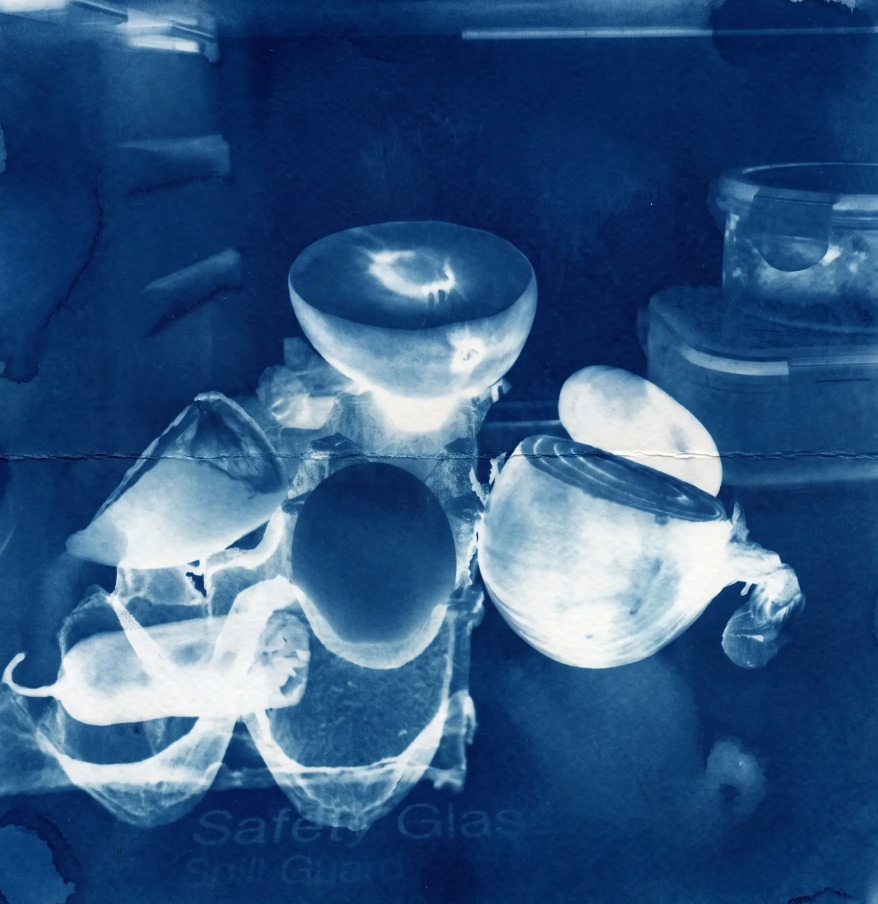
#> input picture fuentes2/Cool pics/fridge_cyanotype.png, 1755 x 1807 px (shown at 1/2 size)
$ python recolorear.py 'fuentes2/Cool pics/fridge_cyanotype.png'
#> lines starting #> are read from the running program, lines starting #| are printed output that depends on the picture
#> in main, im is the input picture: PIL image 1755x1807 RGBA; mean R, G, B, A 49.5, 86, 128.3, 255
### proun/ops/recolor.py
"""Recoloreado: mapea los tonos de una capa hacia el color del wallpaper.

Trabaja sobre lo que le llegue. Si antes pasó por `tones`, recibe grises ya
normalizados y el resultado es una paleta limpia; si no, recibe la imagen tal
cual y conserva su carácter original.

Modos:
    duotone   (por defecto) sombras y luces derivadas del color principal
    tint      multiplica los canales por el color, conserva la textura
    screen    aclara hacia el color, útil sobre fondos oscuros
    hue       impone el matiz, conserva saturación y luminosidad
    channels  ganancia y desplazamiento explícitos por canal r, g, b
    colormap  degradado de varios colores (`name`, ver COLORMAPS, o una
              lista propia en `stops`), no depende del color principal
    invert    negativo fotográfico (255 menos cada canal), no depende del
              color principal
    none      deja la capa tal cual

`strength` mezcla el resultado con una referencia, y `mix_with` dice cuál:
    tones   (por defecto) lo que le llegó a este módulo, o sea los grises
            normalizados. Bajar la fuerza da un duotono más pálido sin que
            reaparezca el color original.
    source  la imagen antes de `tones`. Bajar la fuerza deja asomar la foto.
            Solo funciona si quien llama pasa esa imagen en `source`.
"""

from __future__ import annotations

from PIL import Image, ImageChops, ImageEnhance, ImageOps

from .. import colors
from ..errors import SpecError

MODES = ("duotone", "tint", "screen", "hue", "channels", "colormap", "invert", "none")

MIX_SOURCES = ("tones", "source")

KEYS = {
    "mode", "strength", "mix_with", "color", "shadow", "highlight",
    "midpoint", "levels", "saturation", "channels", "name", "stops",
}

# Degradados con nombre para el modo "colormap". Puntos de control de la
# familia perceptualmente uniforme de matplotlib (la misma que trae ArcGIS
# Pro de fábrica para datos continuos), aproximados a mano: no son los 256
# valores oficiales, pero alcanzan para que se reconozcan a simple vista.
COLORMAPS = {
    "inferno": (
        (0, 0, 4), (31, 12, 72), (85, 15, 109), (136, 34, 106),
        (186, 54, 85), (227, 89, 51), (249, 140, 10), (249, 201, 50),
        (252, 255, 164),
    ),
    "viridis": (
        (68, 1, 84), (72, 40, 120), (62, 74, 137), (49, 104, 142),
        (38, 130, 142), (31, 158, 137), (53, 183, 121), (109, 205, 89),
        (180, 222, 44), (253, 231, 37),
    ),
    "plasma": (
        (13, 8, 135), (75, 3, 161), (125, 3, 168), (168, 34, 150),
        (203, 70, 121), (229, 107, 93), (248, 148, 65), (253, 195, 40),
        (240, 249, 33),
    ),
    "magma": (
        (0, 0, 4), (28, 16, 68), (79, 18, 123), (129, 37, 129),
        (181, 54, 122), (229, 80, 100), (251, 135, 97), (254, 194, 135),
        (252, 253, 191),
    ),
    "cividis": (
        (0, 32, 76), (0, 42, 102), (48, 63, 111), (89, 84, 116),
        (127, 106, 120), (165, 128, 116), (206, 152, 100), (255, 178, 60),
        (255, 234, 70),
    ),
    "turbo": (
        (48, 18, 59), (65, 69, 171), (52, 130, 222), (30, 184, 210),
        (65, 219, 150), (146, 235, 88), (220, 216, 59), (253, 165, 49),
        (227, 89, 38), (159, 34, 27), (122, 4, 3),
    ),
}


def apply(im: Image.Image, main, spec=None, source: Image.Image | None = None) -> Image.Image:
    """Devuelve la capa recoloreada hacia `main` según `spec`."""
#> called with main = '#000000'
    spec = dict(spec or {})
    unknown = set(spec) - KEYS
    if unknown:
        raise SpecError(f"claves desconocidas en recolor: {sorted(unknown)}")

    mode = str(spec.get("mode", "duotone")).lower()
    if mode not in MODES:
        raise SpecError(f"recolor.mode debe ser uno de {MODES}, llegó {mode!r}")
    strength = _unit(spec.get("strength", 1.0), "recolor.strength")
    if mode == "none" or strength == 0:
        return im

    main = colors.parse(spec.get("color", main))
    alpha = im.getchannel("A")
#> alpha: PIL image 1755x1807 L; every value is 255
    base = im.convert("RGB")

    if mode == "duotone":
        out = _duotone(ImageOps.grayscale(base), main, spec)
    elif mode == "colormap":
        out = _colormap(ImageOps.grayscale(base), spec)
    elif mode == "tint":
        out = ImageChops.multiply(base, Image.new("RGB", base.size, main))
    elif mode == "screen":
        out = ImageChops.screen(base, Image.new("RGB", base.size, main))
    elif mode == "hue":
        out = _hue(base, main, spec)
    elif mode == "invert":
        out = ImageOps.invert(base)
    else:
        out = _channels(base, spec)

    saturation = spec.get("saturation")
    if saturation is not None and mode != "hue":
        out = ImageEnhance.Color(out).enhance(_saturation(saturation))

    if strength < 1.0:
        out = Image.blend(_reference(base, spec, source), out, strength)

    out = out.convert("RGBA")
    out.putalpha(alpha)
    return out


# [30 lines left out: functions _reference, _duotone, not called in this run]


def _colormap(gray: Image.Image, spec) -> Image.Image:
    """Mapea el tono (0 negro, 255 blanco) a un degradado de varios colores,
    en vez de a los dos extremos de un duotono. `stops` gana si viene junto
    con `name`."""
    raw = spec.get("stops")
    if raw is not None:
        if not isinstance(raw, (list, tuple)) or len(raw) < 2:
            raise SpecError("recolor.stops necesita una lista de al menos dos colores")
        puntos = tuple(colors.parse(c) for c in raw)
    else:
        name = str(spec.get("name", "inferno")).lower()
        if name not in COLORMAPS:
            raise SpecError(f"recolor.name debe ser uno de {sorted(COLORMAPS)}, llegó {name!r}")
        puntos = COLORMAPS[name]
    lut_r, lut_g, lut_b = _gradient_luts(puntos)
    r, g, b = (gray.point(lut) for lut in (lut_r, lut_g, lut_b))
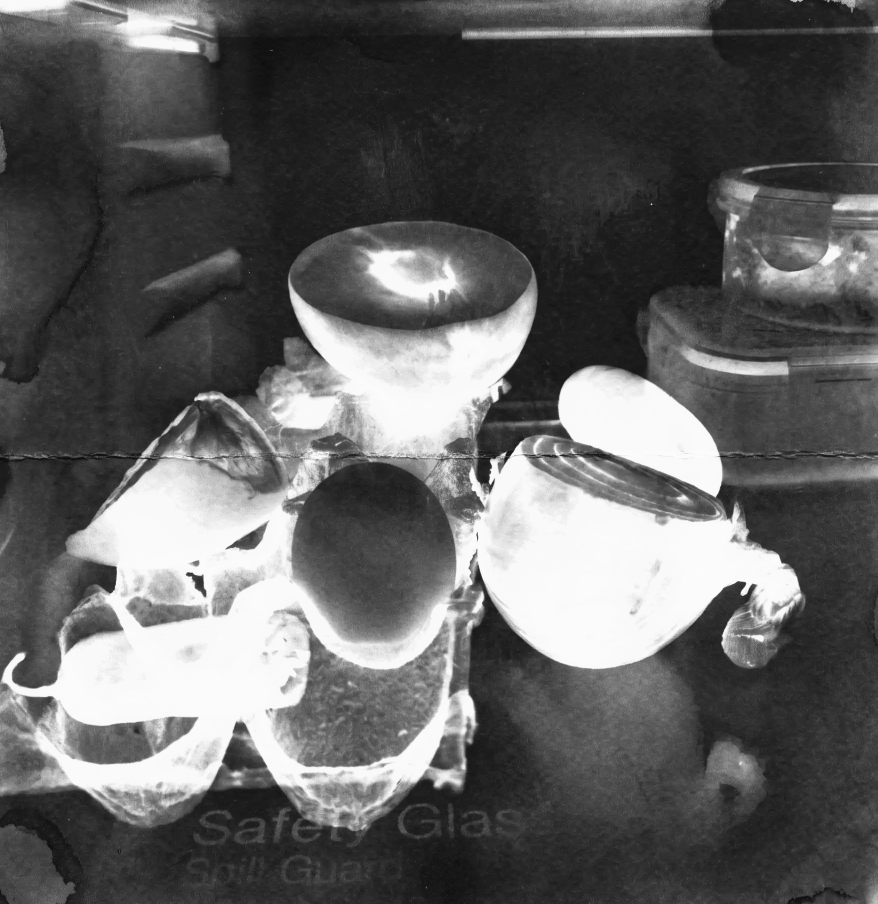
#> r: PIL image 1755x1807 L (shown at 1/2 size); min 6, max 252, mean 97.6
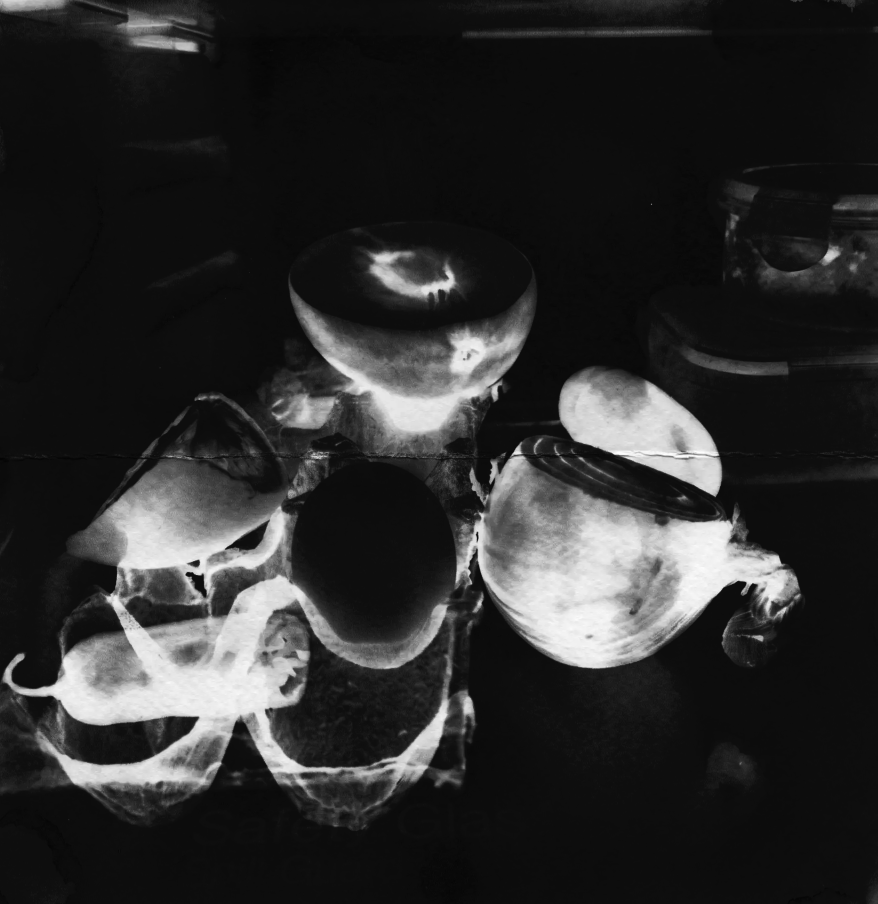
#> g: PIL image 1755x1807 L (shown at 1/2 size); min 2, max 255, mean 44
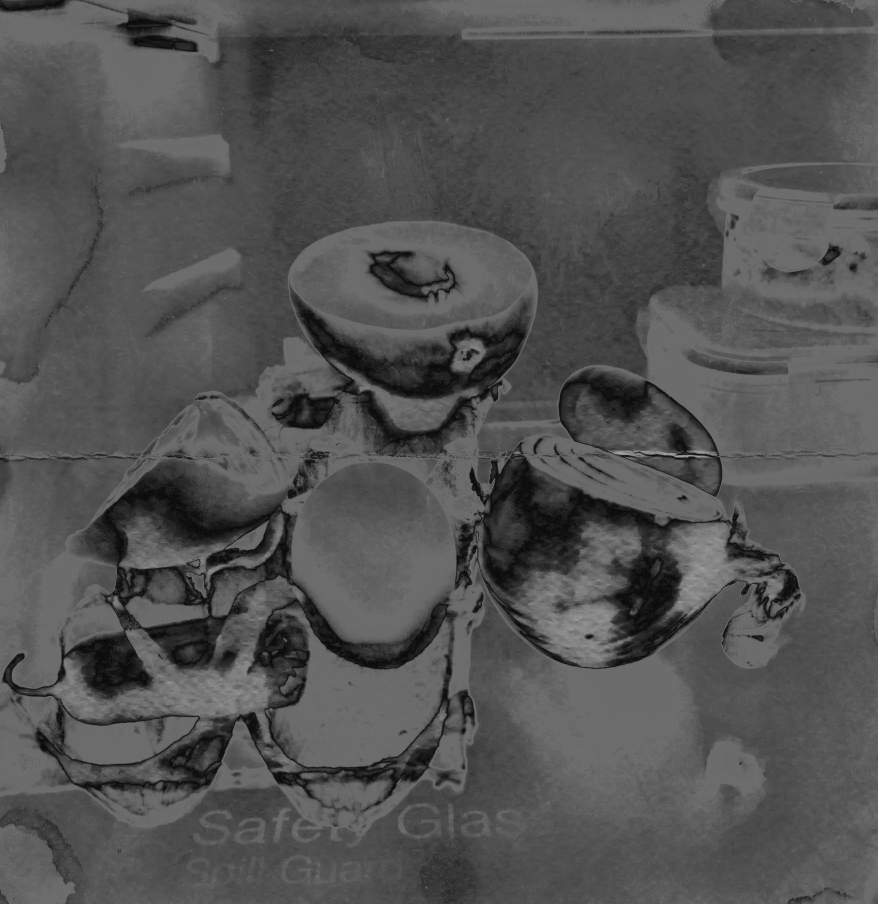
#> b: PIL image 1755x1807 L (shown at 1/2 size); min 10, max 164, mean 81.9
    return Image.merge("RGB", (r, g, b))
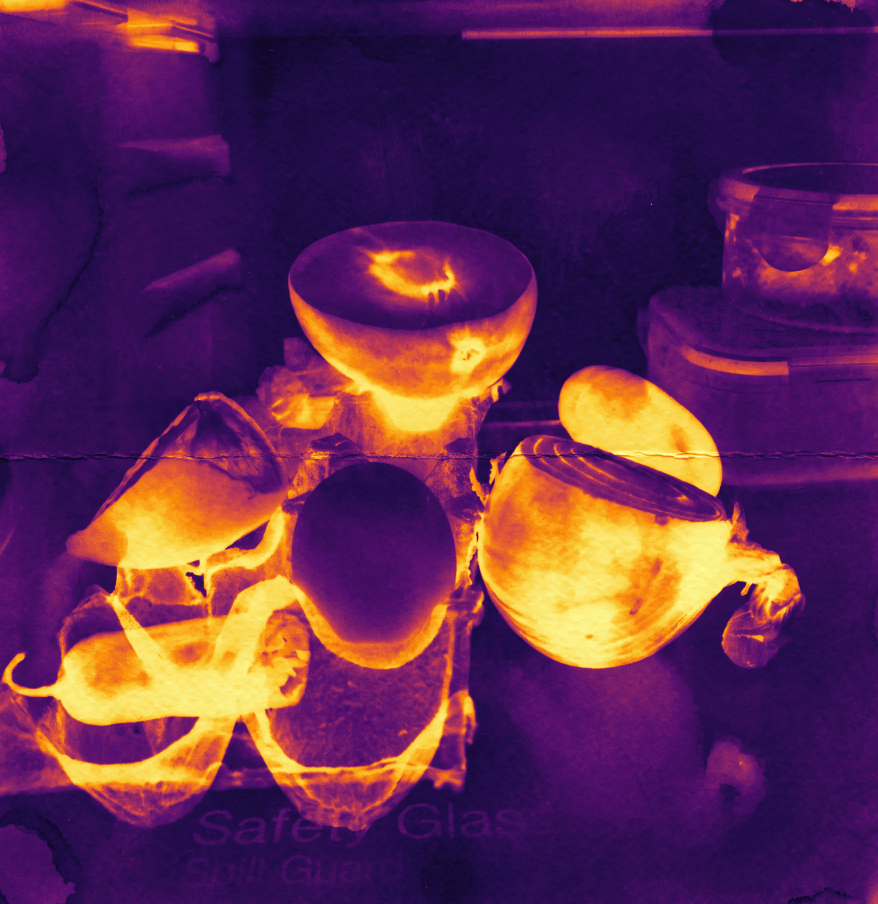
#> returned value: PIL image 1755x1807 RGB (shown at 1/2 size); mean R, G, B 97.6, 44, 81.9


def _gradient_luts(puntos: tuple[tuple[int, int, int], ...]):
    """Tres tablas de 256 entradas (una por canal), interpolando en línea
    recta entre los colores de control repartidos parejo en 0..255."""
    tramos = len(puntos) - 1
    salida = ([], [], [])
    for i in range(256):
        avance = i / 255 * tramos
        tramo = min(int(avance), tramos - 1)
        resto = avance - tramo
        inicio, fin = puntos[tramo], puntos[tramo + 1]
        for canal in range(3):
            salida[canal].append(round(inicio[canal] + (fin[canal] - inicio[canal]) * resto))
    return salida


# [43 lines left out: functions _hue, _channels, _levels, not called in this run]


def _unit(value, name) -> float:
    if isinstance(value, bool) or not isinstance(value, (int, float)) or not 0 <= value <= 1:
        raise SpecError(f"{name} debe estar entre 0 y 1, llegó {value!r}")
    return float(value)


# [5 lines left out: function _saturation, not called in this run]

### proun/colors.py
"""Colores: parseo, mezclas y espectros.

Un color puede escribirse como "#ff0088", "ff0088", "f08" o [255, 0, 136].
"""

from __future__ import annotations

import colorsys

from .errors import SpecError

RGB = tuple[int, int, int]

_HEX = set("0123456789abcdef")


# [8 lines left out: function _byte, not called in this run]


def parse(value) -> RGB:
    """Normaliza cualquier representación aceptada a una tupla RGB."""
    if isinstance(value, (list, tuple)):
        if len(value) != 3:
            raise SpecError(f"se esperaban 3 componentes RGB, llegaron {len(value)}")
        return (_byte(value[0]), _byte(value[1]), _byte(value[2]))
    text = str(value).strip().lstrip("#").lower()
    if len(text) == 3:
        text = "".join(c * 2 for c in text)
    if len(text) != 6 or not set(text) <= _HEX:
        raise SpecError(f"color hexadecimal inválido: {value!r}")
    return (int(text[0:2], 16), int(text[2:4], 16), int(text[4:6], 16))


def to_hex(rgb: RGB) -> str:
    """Devuelve el color en hexadecimal sin '#', tal como va en el nombre del archivo."""
    return "%02x%02x%02x" % parse(rgb)


# [16 lines left out: functions mix, shade, not called in this run]


def hue_of(rgb: RGB) -> float:
    r, g, b = (c / 255.0 for c in parse(rgb))
    return colorsys.rgb_to_hsv(r, g, b)[0]


# [24 lines left out: function spectrum, not called in this run]

### recolorear.py
"""Vuelve a colorear un wallpaper ya exportado, sin reconstruirlo desde sus
capas originales: con un colormap de varios colores (inferno y similares,
modo "colormap" por defecto) o como negativo fotográfico (--invert, modo
"invert"). Usa proun.ops.recolor tal cual. Corre desde la raíz del
proyecto:

    python recolorear.py wallpapers/1920x1080/wp_0001_3ba7ff_123456.png
    python recolorear.py wallpapers/1920x1080/wp_0001_3ba7ff_123456.png --name inferno
    python recolorear.py foto.png --stops "#000814" "#ffd60a" --out foto_sol.png
    python recolorear.py foto.png --invert
"""

from __future__ import annotations

import argparse
import sys
from pathlib import Path

from PIL import Image

from proun.errors import SpecError
from proun.ops import recolor

# Sin color principal de verdad: el modo "colormap" lo ignora, pero
# recolor.apply lo pide igual (lo usan los demás modos).
_SIN_USAR = "#000000"


def parse_args(argv=None) -> argparse.Namespace:
    p = argparse.ArgumentParser(
        prog="recolorear",
        description='Repinta un wallpaper ya exportado con un colormap (recolor.py, modo "colormap").',
    )
    p.add_argument("imagen", help="ruta al PNG/JPG ya exportado")
    p.add_argument("--name", default="inferno",
                    help='colormap con nombre (ver proun.ops.recolor.COLORMAPS), por defecto "inferno"')
    p.add_argument("--stops", nargs="+", metavar="HEX",
                    help="en vez de --name, una lista propia de colores para el degradado")
    p.add_argument("--invert", action="store_true",
                    help="negativo fotográfico en vez de colormap: ignora --name y --stops")
    p.add_argument("--out", metavar="RUTA",
                    help="archivo de salida (por defecto, el mismo nombre con el colormap como sufijo)")
    return p.parse_args(argv)


def recolorear(imagen: Image.Image, *, mode: str = "colormap", name: str = "inferno",
               stops=None) -> Image.Image:
    spec: dict = {"mode": mode}
    if mode == "colormap":
        if stops:
            spec["stops"] = list(stops)
        else:
            spec["name"] = name
    return recolor.apply(imagen.convert("RGBA"), _SIN_USAR, spec)


def main(argv=None) -> int:
    args = parse_args(argv)
    origen = Path(args.imagen)
    modo = "invert" if args.invert else "colormap"
    try:
        with Image.open(origen) as im:
            salida = recolorear(im, mode=modo, name=args.name, stops=args.stops)
    except FileNotFoundError:
        print(f"error: no existe {origen}", file=sys.stderr)
        return 2
    except SpecError as exc:
        print(f"error: {exc}", file=sys.stderr)
        return 2

    sufijo = "invertido" if args.invert else ("personalizado" if args.stops else args.name)
    destino = Path(args.out) if args.out else origen.with_stem(f"{origen.stem}_{sufijo}")
    salida.convert("RGB").save(destino)
    print(f"guardado {destino}")
    return 0


if __name__ == "__main__":
    raise SystemExit(main())
#> (the program exits here)

$ run again, on fuentes2/Cool pics/fridge_inkbloom.png
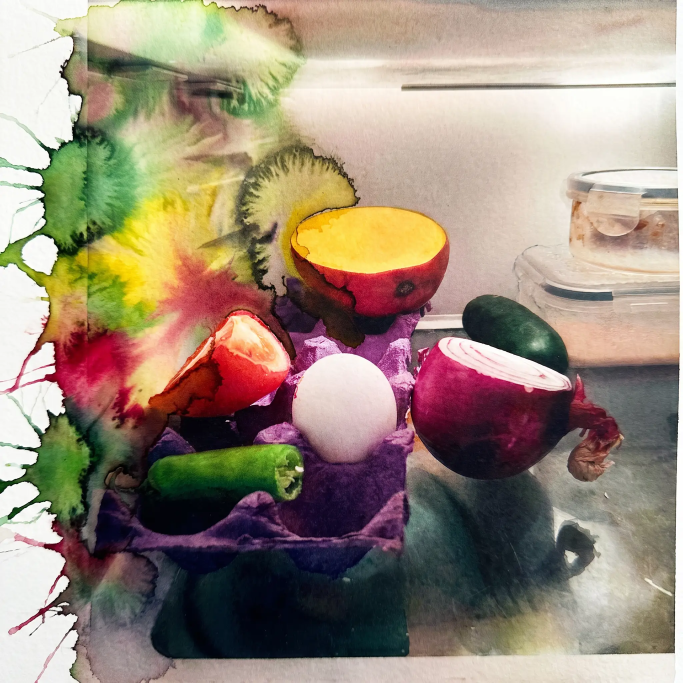
#> input picture fuentes2/Cool pics/fridge_inkbloom.png, 2048 x 2048 px (shown at 1/3 size)
#> in main, im is the input picture: PIL image 2048x2048 RGB; mean R, G, B 153.8, 137.8, 121.4
#> alpha: PIL image 2048x2048 L; every value is 255
#> in _colormap, `r, g, b = (gray.point(lut) for lut in (lut_r, lut_g, lut_b))`:
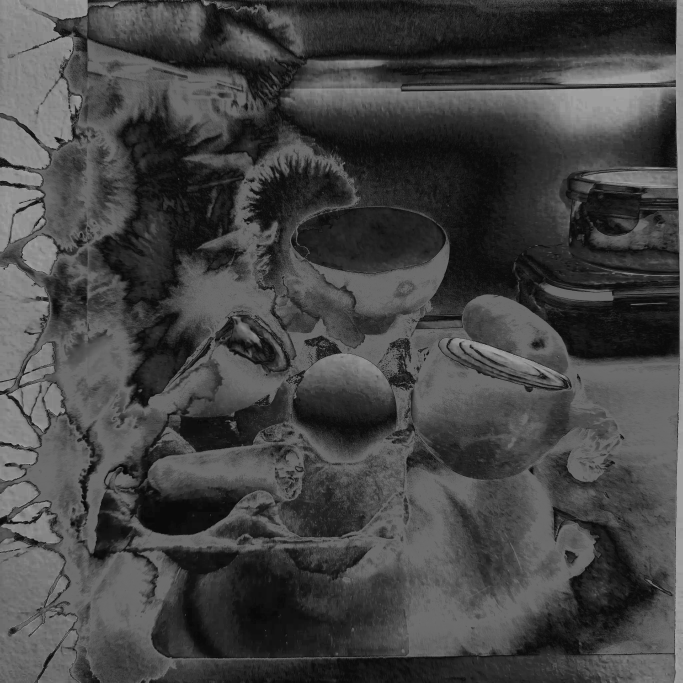
#> b: PIL image 2048x2048 L (shown at 1/3 size); min 4, max 164, mean 68.4
#> in _colormap, `return Image.merge("RGB", (r, g, b))`:
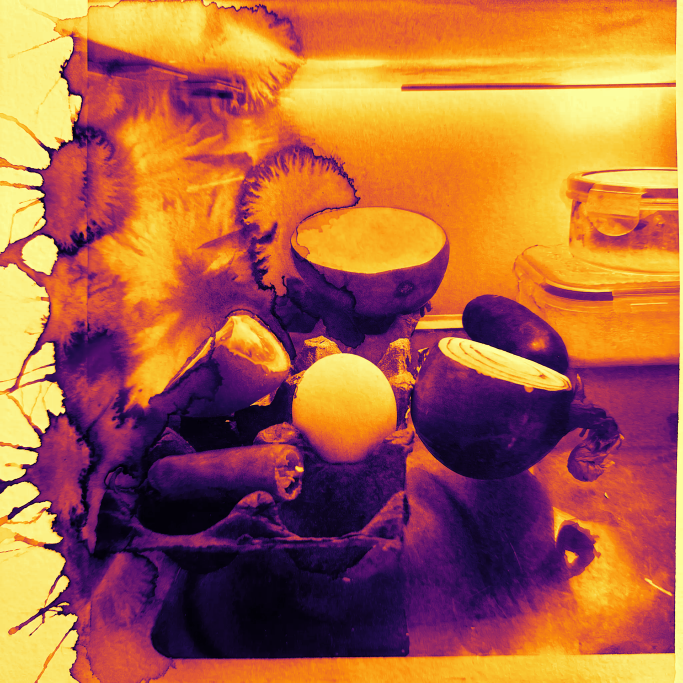
#> returned value: PIL image 2048x2048 RGB (shown at 1/3 size); mean R, G, B 172.6, 101.3, 68.4
